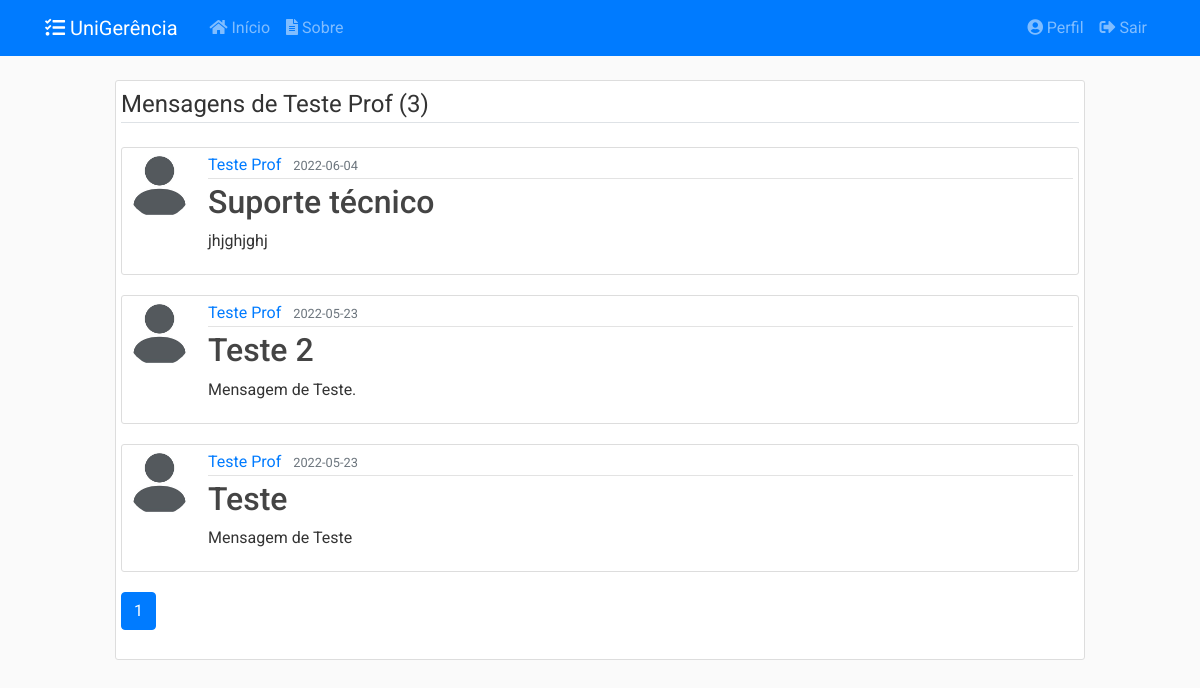
Screenshot of /usuarios/4/posts (signed in) with the database file from the repository.
### app/models/usuarios.py (models this page shows, shortened)
class Usuario(db.Model, UserMixin):
    __tablename__ = 'usuarios'
    __table_args__ = {'extend_existing': True}
    id = db.Column(db.Integer, primary_key=True)
    nome = db.Column(db.String(100), nullable=False)
    identificacao = db.Column(db.String(20), unique=True, nullable=False)
    email = db.Column(db.String(100), unique=True, nullable=False)
    senha = db.Column(db.String(60), nullable=False)
    data_cadastro = db.Column(db.DateTime, nullable=False,
                              default=datetime.now().astimezone(fuso_horario))
    data_atualizacao = db.Column(db.DateTime, nullable=True)
    tipo = db.Column(db.Enum(TipoUsuario), nullable=False)
    ativo = db.Column(db.Boolean, nullable=False, default=True)
    imagem_perfil = db.Column(db.String(20), nullable=False,
                              default='default.jpg')
    posts = db.relationship('Post', backref='autor',
                            foreign_keys='Post.usuario_id', lazy=True)
    recipiente = db.relationship('Post', backref='destinatario',
                                 foreign_keys='Post.destinatario_id', lazy=True)
    solicitacoes = db.relationship('Solicitacao', backref='autor', lazy=True)
    relatorios = db.relationship('Relatorio', backref='autor', lazy=True)
    def recupera_id(usuario_id):
        return Usuario.query.filter_by(id=usuario_id).filter_by(ativo=True).first_or_404()

### app/models/posts.py (models this page shows, shortened)
class Post(db.Model):
    __tablename__ = 'posts'
    __table_args__ = {'extend_existing': True}
    id = db.Column(db.Integer, primary_key=True)
    titulo = db.Column(db.String(100), nullable=False)
    data_postado = db.Column(db.DateTime, nullable=False,
                             default=datetime.now().astimezone(fuso_horario))
    data_atualizacao = db.Column(db.DateTime, nullable=True)
    conteudo = db.Column(db.Text, nullable=False)
    ativo = db.Column(db.Boolean, nullable=False, default=True)
    usuario_id = db.Column(db.Integer, db.ForeignKey('usuarios.id'),
                           nullable=False)
    destinatario_id = db.Column(db.Integer, db.ForeignKey('usuarios.id'),
                                nullable=True)
    def recupera_autor_paginado(usuario, pagina, num):
        return Post.query.filter_by(autor=usuario).order_by(
            Post.data_postado.desc()).paginate(page=pagina, per_page=num)

### app/controllers/usuarios.py (the view)
@usuarios.route("/<int:usuario_id>/posts", methods=['GET'])
@login_required
@admin_required
def posts_usuario(usuario_id):
    pagina = request.args.get('pagina', 1, type=int)
    usuario = Usuario.recupera_id(usuario_id)
    posts = Post.recupera_autor_paginado(usuario, pagina, 5)
    return render_template('usuarios/posts_usuario.html',
                           posts=posts, usuario=usuario)

### app/models/usuarios.py (called while the page is built)
@login_manager.user_loader
def load_user(user_id):
    return Usuario.query.get(int(user_id))

### app/utils.py (called while the page is built)
def admin_required(f):
    @wraps(f)
    def wrap(*args, **kwargs):
        if current_user.tipo.name == 'ADMIN':
            return f(*args, **kwargs)
        else:
            flash('Você não tem autorização para acessar esta página.', 'danger')
        return redirect(url_for('principal.inicio'))
    return wrap

### app/templates/usuarios/posts_usuario.html
{% extends "layout.html" %}
{% block detalhes %}
<div class="content-section">
    <legend class="border-bottom mb-4">Mensagens de {{ usuario.nome }} ({{ posts.total }})</legend>
    {% for post in posts.items %}
        <article class="media content-section">
            <img class="rounded-circle article-img" src="{{ url_for('static', filename='img_perfil/' + post.autor.imagem_perfil) }}">
            <div class="media-body">
            <div class="article-metadata">
                <a class="mr-2" href="{{ url_for('usuarios.posts_usuario', usuario_id=post.autor.id) }}">{{ post.autor.nome }}</a>
                <small class="text-muted">{{ post.data_postado.strftime('%Y-%m-%d') }}</small>
            </div>
            <h2><a class="article-title" href="{{ url_for('posts.post', post_id=post.id) }}">{{ post.titulo }}</a></h2>
            <p class="article-content">{{ post.conteudo }}</p>
            </div>
        </article>
    {% endfor %}
    <div class="row">
        <div class="col-md-11">
        {% for page_num in posts.iter_pages(left_edge=1, right_edge=1, left_current=1, right_current=2) %}
            {% if page_num %}
                {% if posts.page == page_num %}
                    <a class="btn btn-primary mb-4" href="{{ url_for('usuarios.posts_usuario', usuario_id=usuario.id, pagina=page_num) }}">{{ page_num }}</a>
                {% else %}
                    <a class="btn btn-outline-primary mb-4" href="{{ url_for('usuarios.posts_usuario', usuario_id=usuario.id, pagina=page_num) }}">{{ page_num }}</a>
                {% endif %}
            {% else %}
            ...
            {% endif %}
        {% endfor %}
        </div>
    </div>
</div>
{% endblock detalhes %}

### app/static/css/main.css (style rules this page uses)
body { background: #fafafad5; color: #333333; margin-top: 5rem; font-family: 'Roboto' !important; }
h1, h2, h3, h4, h5, h6 { color: #444444; }
html { scroll-behavior: smooth; }
.content-section { background: #ffffff; padding: 5px 5px; border: 1px solid #dddddd; border-radius: 3px; margin-bottom: 20px; }
.article-title { color: #444444; }
.article-content { white-space: pre-line; }
.article-img { height: 65px; width: 65px; margin-right: 16px; }
.article-metadata { padding-bottom: 1px; margin-bottom: 4px; border-bottom: 1px solid #e3e3e3 }

### rows the page displays
Usuario: nome "Teste Prof"
Post: imagem_perfil (placeholder picture), autor.nome "Teste Prof", data_postado "2022-06-04", titulo "Suporte técnico", conteudo "jhjghjghj"
Post: imagem_perfil (placeholder picture), autor.nome "Teste Prof", data_postado "2022-05-23", titulo "Teste 2", conteudo "Mensagem de Teste."
Post: imagem_perfil (placeholder picture), autor.nome "Teste Prof", data_postado "2022-05-23", titulo "Teste", conteudo "Mensagem de Teste"

### other values shown
{{ posts.total }} "3"
{{ page_num }} "1"
